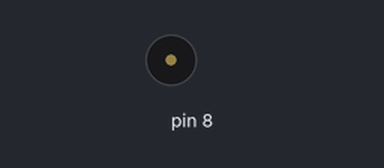
Simulated run of this sketch. Board: Arduino Uno, built with avr-gcc and run on an emulated ATmega328P. On the bench: buzzer (waves = sounding).

Above: at 0.1 s.
At 0.85 s:
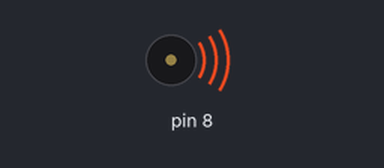
Timing chart, 0 to 2.6 s (numbered marks = the images above):
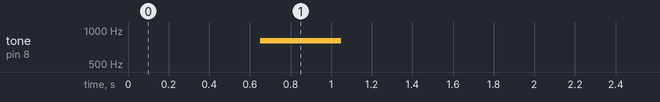

The sketch:

6.ino
```cpp
void setup() {
 pinMode(2,INPUT_PULLUP);
 delay(650);
tone(8,800,400);
}

void loop() {
  // put your main code here, to run repeatedly:

}
```

Measured:
- by itself, tone on pin 8: silent → 800 Hz at 0.65 s, → silent 0.40 s later
